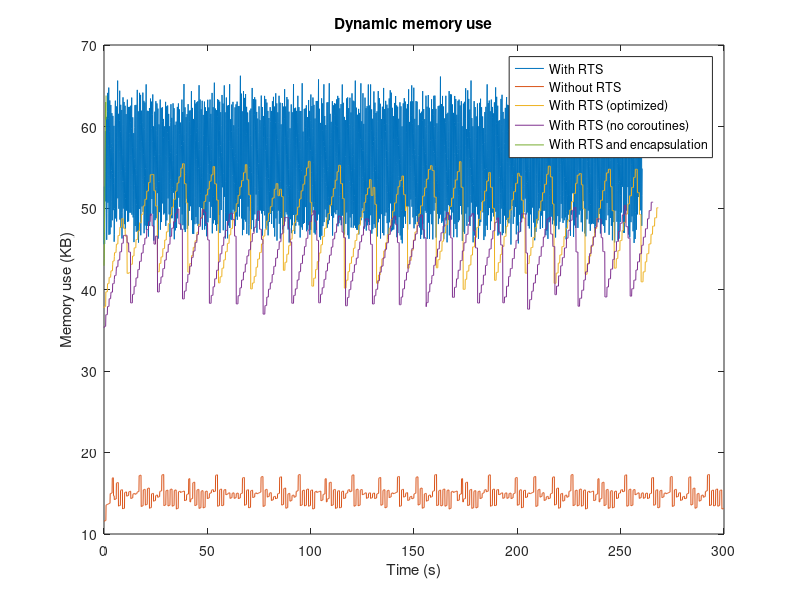

MATLAB code for this plot:
figure('Name', 'dynamic_memory_use_first')
hold off
file1 = fopen('mem_stm_nonopt.txt', 'r');
file2 = fopen('mem_nostm.txt', 'r');
file3 = fopen('mem_stm_opt.txt', 'r');
file4 = fopen('mem_no_corout.txt', 'r');
file5 = fopen('mem_stm_encap.txt', 'r');
data1 = fscanf(file1, '%f');
data2 = fscanf(file2, '%f');
data3 = fscanf(file3, '%f');
data4 = fscanf(file4, '%f');
data5 = fscanf(file5, '%f');

%data2 = data2(1:length(data1));

dt = 0.1;
t1 = [0:length(data1)-1]*dt;
t2 = [0:length(data2)-1]*dt;
t3 = [0:length(data3)-1]*dt;
t4 = [0:length(data4)-1]*dt;
t5 = [0:length(data5)-1]*dt;

%plot(t1, data1, t2, data2)
plot(t1, data1, t2, data2, t3, data3, t4, data4, t5, data5)
title('Dynamic memory use')
%legend('With RTS', 'Without RTS')
legend('With RTS', 'Without RTS', 'With RTS (optimized)', 'With RTS (no coroutines)', 'With RTS and encapsulation')
xlabel('Time (s)'), ylabel('Memory use (KB)')

fclose(file1);
fclose(file2);
fclose(file3);
fclose(file4);
fclose(file5);

% values: task_size: 500, no_measurements = 10, task_repeats = 20, run_time
% = 300000ms

avg_stm_nonopt = mean(data1);
avg_nostm = mean(data2);
avg_stm_opt = mean(data3);
avg_no_corout = mean(data4);
avg_stm_encap = mean(data5);
averages = [avg_stm_nonopt, avg_nostm, avg_stm_opt, avg_no_corout, avg_stm_encap]

[max_stm_nonopt, i_stm_nonopt] = max(data1);
[max_nostm, i_nostm] = max(data2);
[max_stm_opt, i_stm_opt] = max(data3);
[max_no_corout, i_no_corout] = max(data4);
[max_stm_encap, i_stm_encap] = max(data5);

maxes = [max_stm_nonopt, max_nostm, max_stm_opt, max_no_corout, max_stm_encap]

index_stm_nonopt = i_stm_nonopt*dt;
index_nostm = i_nostm*dt;
index_stm_opt = i_stm_opt*dt;
index_no_corout = i_no_corout*dt;
index_stm_encap= i_stm_encap*dt;
indices = [index_stm_nonopt, index_nostm, index_stm_opt, index_no_corout, index_stm_encap]